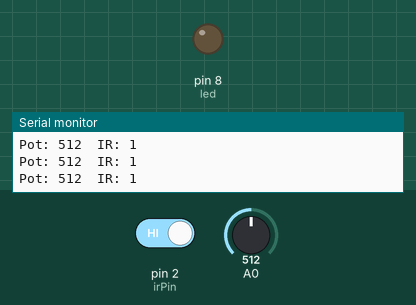
A sketch run on a simulated Arduino Uno, built with avr-gcc and run on an emulated ATmega328P. Shown: output pins drawn as LEDs (lit = HIGH), the last lines printed to the serial monitor. The test bench sets the inputs (shaded band); at power-on: pin 2 (irPin) HIGH, A0 = 512.

Above: at 1.2 s.
1.3 s: pin 2 (irPin) driven LOW
At 1.9 s:
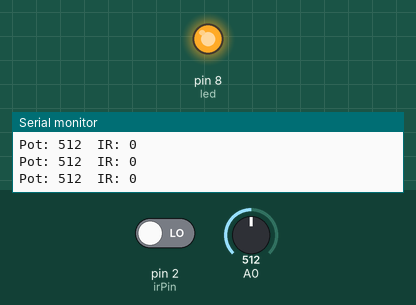
2.8 s: pin 2 (irPin) driven HIGH
At 3.3 s:
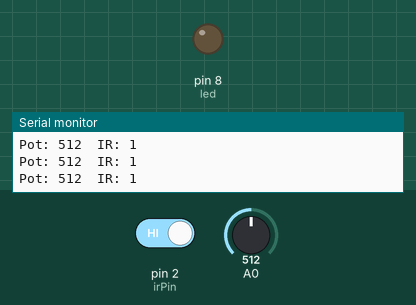
Timing chart, 0 to 5.8 s (numbered marks = the images above; inputs shaded):
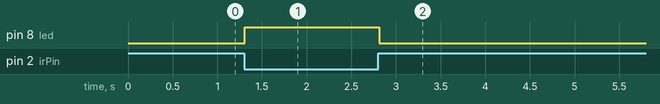

Measured:
- after the input at 1.3 s, pin 8 (led): LOW → HIGH at once
- after the input at 2.8 s, pin 8 (led): HIGH → LOW at once

The sketch:

k_z_lsensor.ino
```cpp
int irPin = 2;
int led = 8;

void setup() {
  pinMode(irPin, INPUT);
  pinMode(led, OUTPUT);
  Serial.begin(9600);
}

void loop() {
  int pot = analogRead(A0);        // 0–1023
  int ir = digitalRead(irPin);     // 0 veya 1

  Serial.print("Pot: ");
  Serial.print(pot);
  Serial.print("  IR: ");
  Serial.println(ir);

  if (ir == LOW && pot > 500) {    // pot ile şart ekledik
    digitalWrite(led, HIGH);
  } else {
    digitalWrite(led, LOW);
  }

  delay(100);
}
```
